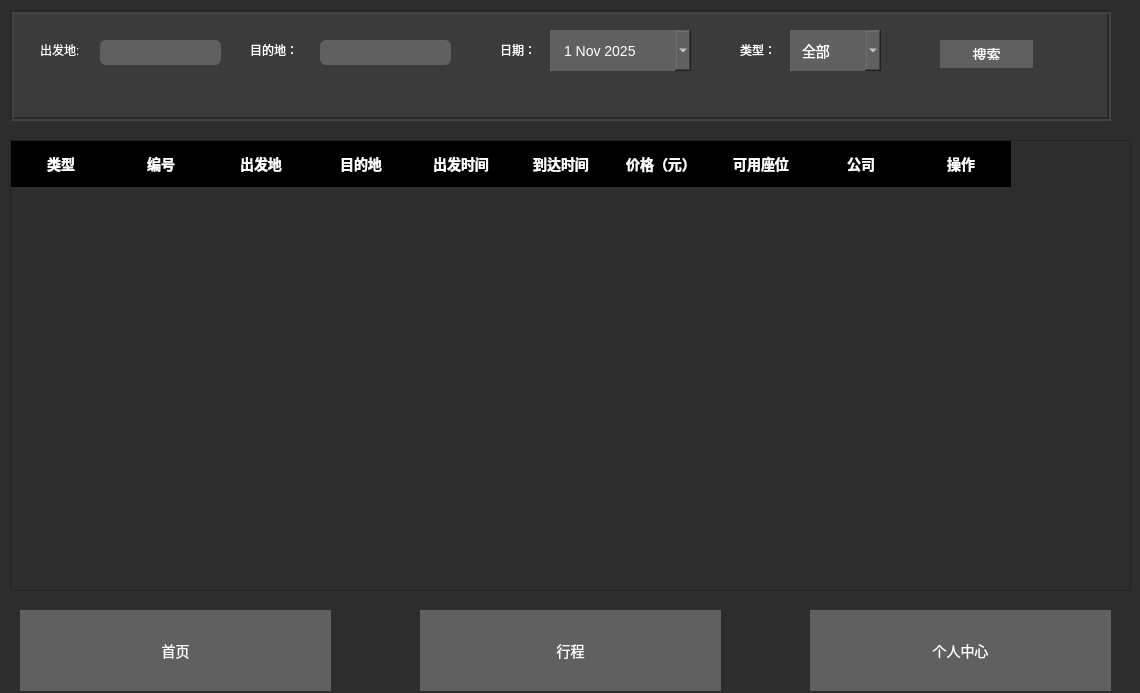
<?xml version="1.0" encoding="UTF-8"?>
<ui version="4.0">
 <class>MainInterface</class>
 <widget class="QDialog" name="MainInterface">
  <property name="geometry">
   <rect>
    <x>0</x>
    <y>0</y>
    <width>1140</width>
    <height>693</height>
   </rect>
  </property>
  <property name="windowTitle">
   <string>Dialog</string>
  </property>
  <property name="styleSheet">
   <string notr="true">background-color: rgb(45, 45, 45);</string>
  </property>
  <widget class="QFrame" name="frame">
   <property name="geometry">
    <rect>
     <x>10</x>
     <y>10</y>
     <width>1101</width>
     <height>111</height>
    </rect>
   </property>
   <property name="styleSheet">
    <string notr="true">background-color: rgb(59, 59, 59);</string>
   </property>
   <property name="frameShape">
    <enum>QFrame::Box</enum>
   </property>
   <property name="frameShadow">
    <enum>QFrame::Sunken</enum>
   </property>
   <property name="lineWidth">
    <number>2</number>
   </property>
   <widget class="QLabel" name="label">
    <property name="geometry">
     <rect>
      <x>30</x>
      <y>30</y>
      <width>51</width>
      <height>19</height>
     </rect>
    </property>
    <property name="styleSheet">
     <string notr="true">color: qlineargradient(spread:pad, x1:0, y1:0, x2:1, y2:0, stop:0 rgba(0, 0, 0, 255), stop:1 rgba(255, 255, 255, 255));</string>
    </property>
    <property name="frameShadow">
     <enum>QFrame::Plain</enum>
    </property>
    <property name="text">
     <string>出发地:</string>
    </property>
   </widget>
   <widget class="QLineEdit" name="lineEdit">
    <property name="geometry">
     <rect>
      <x>90</x>
      <y>30</y>
      <width>121</width>
      <height>25</height>
     </rect>
    </property>
    <property name="styleSheet">
     <string notr="true">QLineEdit {
    background-color: #606060;
    border: none;
    border-bottom: 2px solid #606060;
    border-radius: 6px 6px 0px 0px;
    box-shadow: inset 2px 2px 5px #484848, 
                inset -2px -2px 5px #787878;
    padding: 4px 12px;
    color: white;
    font-size: 14px;
}

QLineEdit:focus {
    border-bottom: 2px solid #0078d7;
    background-color: #646464;
}</string>
    </property>
   </widget>
   <widget class="QLabel" name="label_2">
    <property name="geometry">
     <rect>
      <x>240</x>
      <y>30</y>
      <width>69</width>
      <height>19</height>
     </rect>
    </property>
    <property name="styleSheet">
     <string notr="true">color: rgb(255, 255, 255);</string>
    </property>
    <property name="text">
     <string>目的地：</string>
    </property>
   </widget>
   <widget class="QLineEdit" name="lineEdit_2">
    <property name="geometry">
     <rect>
      <x>310</x>
      <y>30</y>
      <width>131</width>
      <height>25</height>
     </rect>
    </property>
    <property name="styleSheet">
     <string notr="true">QLineEdit {
    background-color: #606060;
    border: none;
    border-bottom: 2px solid #606060;
    border-radius: 6px 6px 0px 0px;
    box-shadow: inset 2px 2px 5px #484848, 
                inset -2px -2px 5px #787878;
    padding: 4px 12px;
    color: white;
    font-size: 14px;
}

QLineEdit:focus {
    border-bottom: 2px solid #0078d7;
    background-color: #646464;
}</string>
    </property>
   </widget>
   <widget class="QLabel" name="label_3">
    <property name="geometry">
     <rect>
      <x>490</x>
      <y>30</y>
      <width>41</width>
      <height>19</height>
     </rect>
    </property>
    <property name="styleSheet">
     <string notr="true">color: rgb(255, 255, 255);</string>
    </property>
    <property name="text">
     <string>日期：</string>
    </property>
   </widget>
   <widget class="QDateEdit" name="dateEditInput">
    <property name="geometry">
     <rect>
      <x>540</x>
      <y>20</y>
      <width>141</width>
      <height>41</height>
     </rect>
    </property>
    <property name="styleSheet">
     <string notr="true">QDateEdit {
    background-color: #606060;
    border: none;
    padding: 8px 35px 8px 12px;
    color: white;
    font-size: 14px;
    min-height: 25px;
    box-shadow: inset 2px 2px 5px #484848, 
                inset -2px -2px 5px #787878;
}

QDateEdit:focus {
    background-color: #646464;
    box-shadow: inset 2px 2px 5px #404040, 
                inset -2px -2px 5px #787878;
}</string>
    </property>
    <property name="calendarPopup">
     <bool>true</bool>
    </property>
    <property name="date">
     <date>
      <year>2025</year>
      <month>11</month>
      <day>1</day>
     </date>
    </property>
   </widget>
   <widget class="QPushButton" name="pushButton">
    <property name="geometry">
     <rect>
      <x>930</x>
      <y>30</y>
      <width>93</width>
      <height>28</height>
     </rect>
    </property>
    <property name="styleSheet">
     <string notr="true">QPushButton {
    background-color: #606060;
    border: none;
    padding: 8px 16px;
    color: white;
    font-size: 14px;
    box-shadow: inset 2px 2px 4px #484848, 
                inset -2px -2px 4px #787878;
}

QPushButton:hover {
    background-color: #646464;
}

QPushButton:pressed {
    background-color: #5c5c5c;
    box-shadow: inset 3px 3px 6px #404040, 
                inset -3px -3px 6px #787878;
}</string>
    </property>
    <property name="text">
     <string>搜索</string>
    </property>
   </widget>
   <widget class="QLabel" name="label_4">
    <property name="geometry">
     <rect>
      <x>730</x>
      <y>30</y>
      <width>51</width>
      <height>19</height>
     </rect>
    </property>
    <property name="styleSheet">
     <string notr="true">color: rgb(255, 255, 255);</string>
    </property>
    <property name="text">
     <string>类型：</string>
    </property>
   </widget>
   <widget class="QComboBox" name="comboBox">
    <property name="geometry">
     <rect>
      <x>780</x>
      <y>20</y>
      <width>91</width>
      <height>41</height>
     </rect>
    </property>
    <property name="styleSheet">
     <string notr="true">QComboBox {
    background-color: #606060;
    border: none;
    padding: 8px 35px 8px 12px;
    color: white;
    font-size: 14px;
    min-height: 25px;
    box-shadow: inset 2px 2px 5px #484848, 
                inset -2px -2px 5px #787878;
}

QComboBox:focus {
    background-color: #646464;
}</string>
    </property>
    <property name="frame">
     <bool>false</bool>
    </property>
    <item>
     <property name="text">
      <string>全部</string>
     </property>
    </item>
   </widget>
  </widget>
  <widget class="QTableWidget" name="tableWidget">
   <property name="geometry">
    <rect>
     <x>10</x>
     <y>140</y>
     <width>1121</width>
     <height>451</height>
    </rect>
   </property>
   <property name="palette">
    <palette>
     <active>
      <colorrole role="Button">
       <brush brushstyle="SolidPattern">
        <color alpha="255">
         <red>45</red>
         <green>45</green>
         <blue>45</blue>
        </color>
       </brush>
      </colorrole>
      <colorrole role="Base">
       <brush brushstyle="SolidPattern">
        <color alpha="255">
         <red>45</red>
         <green>45</green>
         <blue>45</blue>
        </color>
       </brush>
      </colorrole>
      <colorrole role="Window">
       <brush brushstyle="SolidPattern">
        <color alpha="255">
         <red>45</red>
         <green>45</green>
         <blue>45</blue>
        </color>
       </brush>
      </colorrole>
     </active>
     <inactive>
      <colorrole role="Button">
       <brush brushstyle="SolidPattern">
        <color alpha="255">
         <red>45</red>
         <green>45</green>
         <blue>45</blue>
        </color>
       </brush>
      </colorrole>
      <colorrole role="Base">
       <brush brushstyle="SolidPattern">
        <color alpha="255">
         <red>45</red>
         <green>45</green>
         <blue>45</blue>
        </color>
       </brush>
      </colorrole>
      <colorrole role="Window">
       <brush brushstyle="SolidPattern">
        <color alpha="255">
         <red>45</red>
         <green>45</green>
         <blue>45</blue>
        </color>
       </brush>
      </colorrole>
     </inactive>
     <disabled>
      <colorrole role="Button">
       <brush brushstyle="SolidPattern">
        <color alpha="255">
         <red>45</red>
         <green>45</green>
         <blue>45</blue>
        </color>
       </brush>
      </colorrole>
      <colorrole role="Base">
       <brush brushstyle="SolidPattern">
        <color alpha="255">
         <red>45</red>
         <green>45</green>
         <blue>45</blue>
        </color>
       </brush>
      </colorrole>
      <colorrole role="Window">
       <brush brushstyle="SolidPattern">
        <color alpha="255">
         <red>45</red>
         <green>45</green>
         <blue>45</blue>
        </color>
       </brush>
      </colorrole>
     </disabled>
    </palette>
   </property>
   <property name="styleSheet">
    <string notr="true">QHeaderView::section {
    background-color: #000000;
    color: #ffffff;
    padding: 10px;
    border: none;
    font-weight: bold;
    font-size: 14px;
}</string>
   </property>
   <property name="horizontalScrollMode">
    <enum>QAbstractItemView::ScrollPerPixel</enum>
   </property>
   <attribute name="horizontalHeaderCascadingSectionResizes">
    <bool>false</bool>
   </attribute>
   <attribute name="horizontalHeaderShowSortIndicator" stdset="0">
    <bool>false</bool>
   </attribute>
   <attribute name="horizontalHeaderStretchLastSection">
    <bool>false</bool>
   </attribute>
   <column>
    <property name="text">
     <string>类型</string>
    </property>
   </column>
   <column>
    <property name="text">
     <string>编号</string>
    </property>
    <property name="background">
     <color>
      <red>0</red>
      <green>0</green>
      <blue>0</blue>
     </color>
    </property>
   </column>
   <column>
    <property name="text">
     <string>出发地</string>
    </property>
   </column>
   <column>
    <property name="text">
     <string>目的地</string>
    </property>
   </column>
   <column>
    <property name="text">
     <string>出发时间</string>
    </property>
   </column>
   <column>
    <property name="text">
     <string>到达时间</string>
    </property>
   </column>
   <column>
    <property name="text">
     <string>价格（元）</string>
    </property>
   </column>
   <column>
    <property name="text">
     <string>可用座位</string>
    </property>
   </column>
   <column>
    <property name="text">
     <string>公司</string>
    </property>
   </column>
   <column>
    <property name="text">
     <string>操作</string>
    </property>
   </column>
  </widget>
  <widget class="QPushButton" name="pushButton_2">
   <property name="geometry">
    <rect>
     <x>20</x>
     <y>610</y>
     <width>311</width>
     <height>81</height>
    </rect>
   </property>
   <property name="styleSheet">
    <string notr="true">QPushButton {
    background-color: #606060;
    border: none;
    padding: 8px 16px;
    color: white;
    font-size: 14px;
    box-shadow: inset 2px 2px 4px #484848, 
                inset -2px -2px 4px #787878;
}

QPushButton:hover {
    background-color: #646464;
}

QPushButton:pressed {
    background-color: #5c5c5c;
    box-shadow: inset 3px 3px 6px #404040, 
                inset -3px -3px 6px #787878;
}</string>
   </property>
   <property name="text">
    <string>首页</string>
   </property>
  </widget>
  <widget class="QPushButton" name="pushButton_3">
   <property name="geometry">
    <rect>
     <x>420</x>
     <y>610</y>
     <width>301</width>
     <height>81</height>
    </rect>
   </property>
   <property name="styleSheet">
    <string notr="true">QPushButton {
    background-color: #606060;
    border: none;
    padding: 8px 16px;
    color: white;
    font-size: 14px;
    box-shadow: inset 2px 2px 4px #484848, 
                inset -2px -2px 4px #787878;
}

QPushButton:hover {
    background-color: #646464;
}

QPushButton:pressed {
    background-color: #5c5c5c;
    box-shadow: inset 3px 3px 6px #404040, 
                inset -3px -3px 6px #787878;
}</string>
   </property>
   <property name="text">
    <string>行程</string>
   </property>
  </widget>
  <widget class="QPushButton" name="pushButton_4">
   <property name="geometry">
    <rect>
     <x>810</x>
     <y>610</y>
     <width>301</width>
     <height>81</height>
    </rect>
   </property>
   <property name="styleSheet">
    <string notr="true">QPushButton {
    background-color: #606060;
    border: none;
    padding: 8px 16px;
    color: white;
    font-size: 14px;
    box-shadow: inset 2px 2px 4px #484848, 
                inset -2px -2px 4px #787878;
}

QPushButton:hover {
    background-color: #646464;
}

QPushButton:pressed {
    background-color: #5c5c5c;
    box-shadow: inset 3px 3px 6px #404040, 
                inset -3px -3px 6px #787878;
}</string>
   </property>
   <property name="text">
    <string>个人中心</string>
   </property>
  </widget>
 </widget>
 <resources/>
 <connections/>
</ui>
